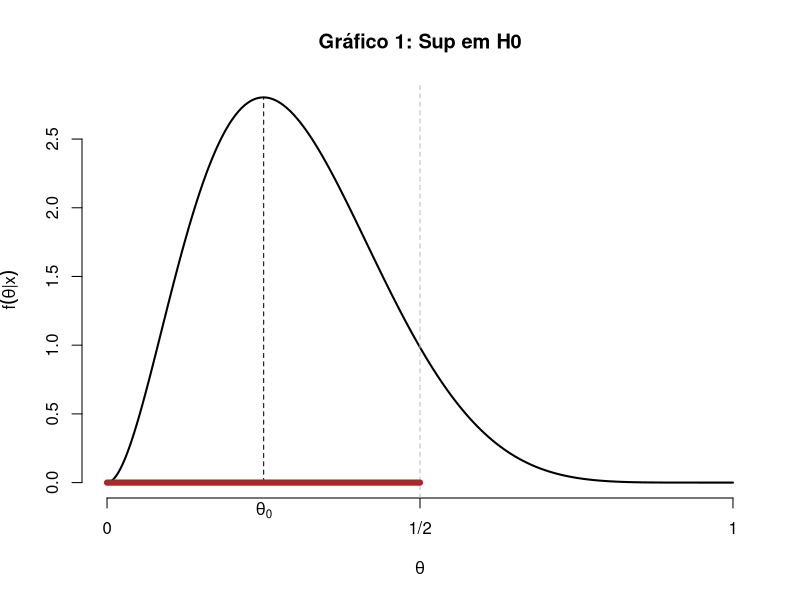
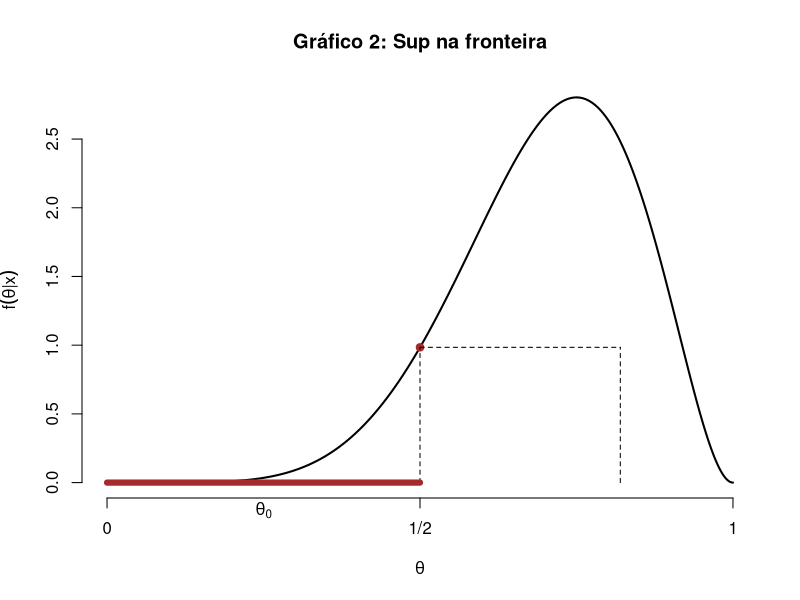
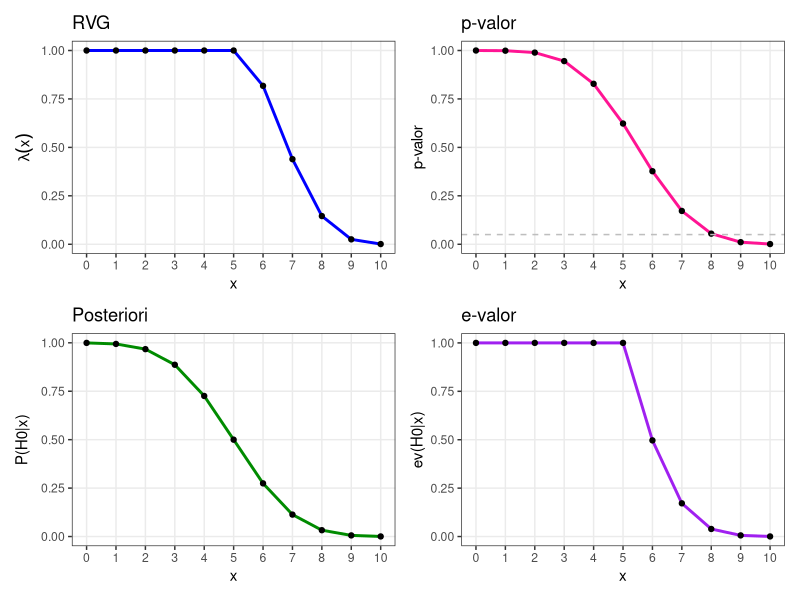
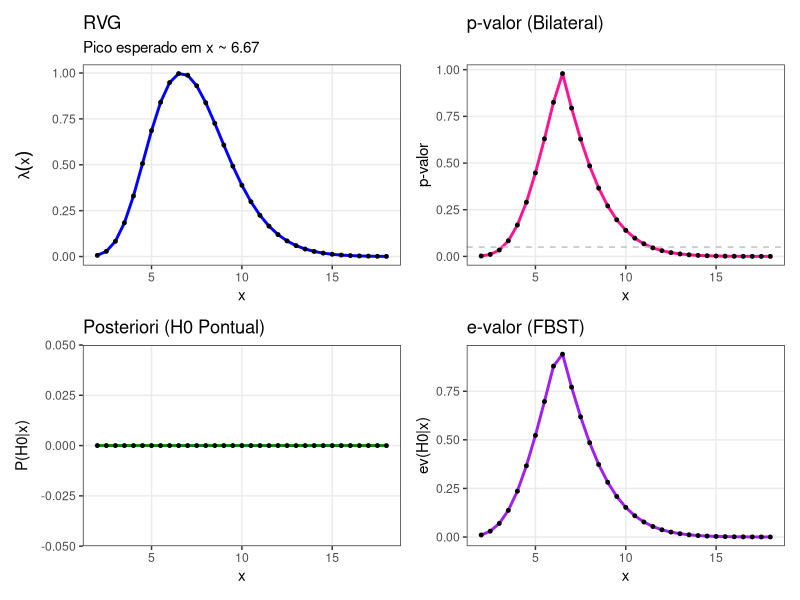
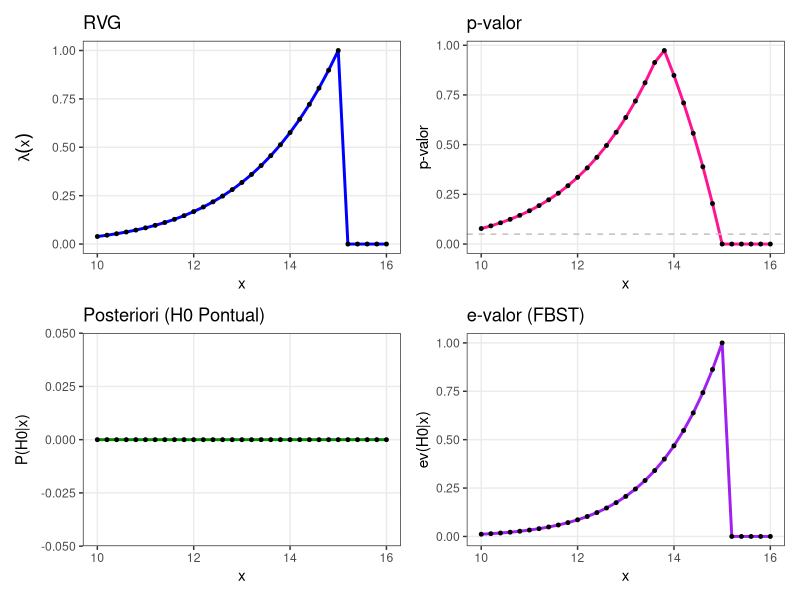

R code for these plots, in order:
## ---- chunk 1
x <- seq(0, 1, length.out = 1000)
y1 <- dbeta(x, shape1 = 3, shape2 = 7) 
y2 <- dbeta(x, shape1 = 7, shape2 = 3)

plot(x, y1, type = "l", lwd = 2, xlab = expression(theta), ylab = expression(f(theta * "|" * x)), 
     main = "Gráfico 1: Sup em H0", axes = FALSE)
axis(1, at = c(0, 0.5, 1), labels = c("0", "1/2", "1"))
axis(2)

theta_hat <- x[which.max(y1)]
lines(c(theta_hat, theta_hat), c(0, max(y1)), lty = 2)
text(theta_hat, -0.2, expression(theta[0]), xpd = TRUE)

abline(v = 0.5, lty = 2, col = "gray")

lines(c(0, 0.5), c(0, 0), lwd = 6, col = "brown")
## ---- chunk 2
plot(x, y2, type = "l", lwd = 2, xlab = expression(theta), ylab = expression(f(theta * "|" * x)), 
     main = "Gráfico 2: Sup na fronteira", axes = FALSE)
axis(1, at = c(0, 0.5, 1), labels = c("0", "1/2", "1"))
axis(2)

tx_val <- dbeta(0.5, 7, 3)
points(0.5, tx_val, pch = 19, col = "brown")
lines(c(0.5, 0.5), c(0, tx_val), lty = 2)

segments(0.5, tx_val, 0.82, tx_val, lty = 2) 
lines(c(0.82, 0.82), c(0, tx_val), lty = 2)

lines(c(0, 0.5), c(0, 0), lwd = 6, col = "brown")
text(0.25, -0.2, expression(theta[0]), xpd = TRUE)
## ---- chunk 3
library(ggplot2)
library(patchwork) 

n <- 10
x_seq <- 0:10
a <- 1 
b <- 1

resultados <- data.frame(
  x = x_seq,
  RVG = NA,
  p_valor = NA,
  Posteriori = NA,
  e_valor = NA)

for (i in 1:length(x_seq)) {
  x <- x_seq[i]
  
  # RVG 
  theta_hat <- x / n
  log_L_global <- dbinom(x, size = n, prob = theta_hat, log = TRUE)
  
  if (theta_hat <= 0.5) {
    resultados$RVG[i] <- 1} 
  else {
    log_L_restrito <- dbinom(x, size = n, prob = 0.5, log = TRUE)
    resultados$RVG[i] <- exp(log_L_restrito - log_L_global)}
  
  # p-valor 
  resultados$p_valor[i] <- pbinom(x - 1, size = n, prob = 0.5, lower.tail = FALSE)
  
  # Posteriori 
  a_post <- a + x
  b_post <- b + n - x

  resultados$Posteriori[i] <- pbeta(0.5, shape1 = a_post, shape2 = b_post)
  
  # e-valor 
  moda_post <- (a_post - 1) / (a_post + b_post - 2)
  
  if(x == 0) moda_post <- 0
  if(x == 10) moda_post <- 1
  
  if (moda_post <= 0.5) {
    resultados$e_valor[i] <- 1} 
  else {
    densidade_corte <- dbeta(0.5, a_post, b_post)
    
    if (x == n) {
      prob_tangente <- pbeta(1, a_post, b_post) - pbeta(0.5, a_post, b_post)} 
    else {
      funcao_busca <- function(t) dbeta(t, a_post, b_post) - densidade_corte
      raiz <- uniroot(funcao_busca, interval = c(moda_post, 1))$root
      prob_tangente <- pbeta(raiz, a_post, b_post) - pbeta(0.5, a_post, b_post)}
    
    resultados$e_valor[i] <- 1 - prob_tangente}}

tema <- theme_bw() + theme(panel.grid.minor = element_blank())
## ---- chunk 4
# Gráfico 1: RVG
g1 <- ggplot(resultados, aes(x=x, y=RVG)) + 
  geom_line(color="blue", size=1) + geom_point() +
  scale_x_continuous(breaks=0:10) +
  labs(title="RVG", y=expression(lambda(x))) + tema

# Gráfico 2: p-valor
g2 <- ggplot(resultados, aes(x=x, y=p_valor)) + 
  geom_line(color="deeppink", size=1) + geom_point() +
  geom_hline(yintercept=0.05, linetype="dashed", color="gray") +
  scale_x_continuous(breaks=0:10) +
  labs(title="p-valor", y="p-valor") + tema

# Gráfico 3: Posteriori
g3 <- ggplot(resultados, aes(x=x, y=Posteriori)) + 
  geom_line(color="green4", size=1) + geom_point() +
  scale_x_continuous(breaks=0:10) +
  labs(title="Posteriori", y="P(H0|x)") + tema

# Gráfico 4: e-valor
g4 <- ggplot(resultados, aes(x=x, y=e_valor)) + 
  geom_line(color="purple", size=1) + geom_point() +
  scale_x_continuous(breaks=0:10) +
  labs(title="e-valor", y="ev(H0|x)") + tema

(g1 + g2) / (g3 + g4)
## ---- chunk 5
library(ggplot2)
library(patchwork)

n <- 10
lambda_0 <- 1.5          
val_esperado <- n / lambda_0 
x_seq <- seq(from = 2, to = 18, by = 0.5)
alpha_prior <- 2
beta_prior <- 1

resultados <- data.frame(
  x = x_seq,
  RVG = NA,
  p_valor = NA,
  Posteriori = NA,
  e_valor = NA)

for (i in 1:length(x_seq)) {
  x_loop <- x_seq[i] 
  
  # RVG 
  theta_hat <- n / x_loop 
  log_L <- function(lam, sum_x, n) {
    n * log(lam) - lam * sum_x}
  
  log_L_H0 <- log_L(lambda_0, x_loop, n)
  log_L_Global <- log_L(theta_hat, x_loop, n)
  
  resultados$RVG[i] <- exp(log_L_H0 - log_L_Global)
  
  # p-valor 
  prob_acumulada <- pgamma(x_loop, shape = n, rate = lambda_0)
  resultados$p_valor[i] <- 2 * min(prob_acumulada, 1 - prob_acumulada)
  
  # Posteriori
  resultados$Posteriori[i] <- 0
  
  # e-valor 
  alpha_post <- alpha_prior + n
  beta_post <- beta_prior + x_loop
  densidade_corte <- dgamma(lambda_0, shape = alpha_post, rate = beta_post)
  moda_post <- (alpha_post - 1) / beta_post
  
  f_busca <- function(t) dgamma(t, alpha_post, rate = beta_post) - densidade_corte

  if (abs(moda_post - lambda_0) < 0.01) {
    resultados$e_valor[i] <- 1} 
  else {
    raiz_esq <- try(uniroot(f_busca, interval = c(0.0001, moda_post))$root, silent=TRUE)
    raiz_dir <- try(uniroot(f_busca, interval = c(moda_post, moda_post + 20))$root, silent=TRUE)
    
    if(!inherits(raiz_esq, "try-error") & !inherits(raiz_dir, "try-error")) {
      prob_tangente <- pgamma(raiz_dir, shape=alpha_post, rate=beta_post) - 
                       pgamma(raiz_esq, shape=alpha_post, rate=beta_post)
      resultados$e_valor[i] <- 1 - prob_tangente} 
    else {
      resultados$e_valor[i] <- 0}}}
## ---- chunk 6
tema <- theme_bw() + theme(panel.grid.minor = element_blank())

# Gráfico 1: RVG
g1 <- ggplot(resultados, aes(x=x, y=RVG)) + 
  geom_line(color="blue", size=1) + geom_point(size=1) +
  labs(title="RVG", subtitle="Pico esperado em x ~ 6.67", y=expression(lambda(x))) + tema

# Gráfico 2: p-valor
g2 <- ggplot(resultados, aes(x=x, y=p_valor)) + 
  geom_line(color="deeppink", size=1) + geom_point(size=1) +
  geom_hline(yintercept=0.05, linetype="dashed", color="gray") +
  labs(title="p-valor (Bilateral)", y="p-valor") + tema

# Gráfico 3: Posteriori
g3 <- ggplot(resultados, aes(x=x, y=Posteriori)) + 
  geom_line(color="green4", size=1) + geom_point(size=1) +
  labs(title="Posteriori (H0 Pontual)", y="P(H0|x)") + tema

# Gráfico 4: e-valor
g4 <- ggplot(resultados, aes(x=x, y=e_valor)) + 
  geom_line(color="purple", size=1) + geom_point(size=1) +
  labs(title="e-valor (FBST)", y="ev(H0|x)") + tema

(g1 + g2) / (g3 + g4)
## ---- chunk 7
library(ggplot2)
library(patchwork)

n <- 8
theta_0 <- 15        
xm_prior <- 10        
alpha_prior <- 3      
x_seq <- seq(from = 10, to = 16, by = 0.2)


resultados <- data.frame(
  x = x_seq,
  RVG = NA,
  p_valor = NA,
  Posteriori = NA,
  e_valor = NA)

for (i in 1:length(x_seq)) {
  x_loop <- x_seq[i]
  
  # RVG 
  lik_global <- (x_loop)^(-n)

  if (x_loop > theta_0) {
    resultados$RVG[i] <- 0} 
  else {
    lik_H0 <- (theta_0)^(-n)
    resultados$RVG[i] <- lik_H0 / lik_global}
  
  # p-valor
  
  if (x_loop > theta_0) {
    resultados$p_valor[i] <- 0} 
  else {
    prob_acumulada <- (x_loop / theta_0)^n
    resultados$p_valor[i] <- 2 * min(prob_acumulada, 1 - prob_acumulada)}
  
  # Posteriori
  resultados$Posteriori[i] <- 0
  
  # e-valor 
  alpha_post <- alpha_prior + n   
  xm_post <- max(xm_prior, x_loop) 
  
  if (x_loop > theta_0) {
    resultados$e_valor[i] <- 0} 
  else {
    prob_cauda_15 <- (xm_post / theta_0)^alpha_post
    resultados$e_valor[i] <- prob_cauda_15}}
## ---- chunk 8
tema <- theme_bw() + theme(panel.grid.minor = element_blank())

# Gráfico 1: RVG
g1 <- ggplot(resultados, aes(x=x, y=RVG)) + 
  geom_line(color="blue", size=1) + geom_point(size=1) +
  labs(title="RVG", y=expression(lambda(x))) + tema

# Gráfico 2: p-valor
g2 <- ggplot(resultados, aes(x=x, y=p_valor)) + 
  geom_line(color="deeppink", size=1) + geom_point(size=1) +
  geom_hline(yintercept=0.05, linetype="dashed", color="gray") +
  labs(title="p-valor", y="p-valor") + tema

# Gráfico 3: Posteriori
g3 <- ggplot(resultados, aes(x=x, y=Posteriori)) + 
  geom_line(color="green4", size=1) + geom_point(size=1) +
  labs(title="Posteriori (H0 Pontual)", y="P(H0|x)") + tema

# Gráfico 4: e-valor
g4 <- ggplot(resultados, aes(x=x, y=e_valor)) + 
  geom_line(color="purple", size=1) + geom_point(size=1) +
  labs(title="e-valor (FBST)", y="ev(H0|x)") + tema

(g1 + g2) / (g3 + g4)
